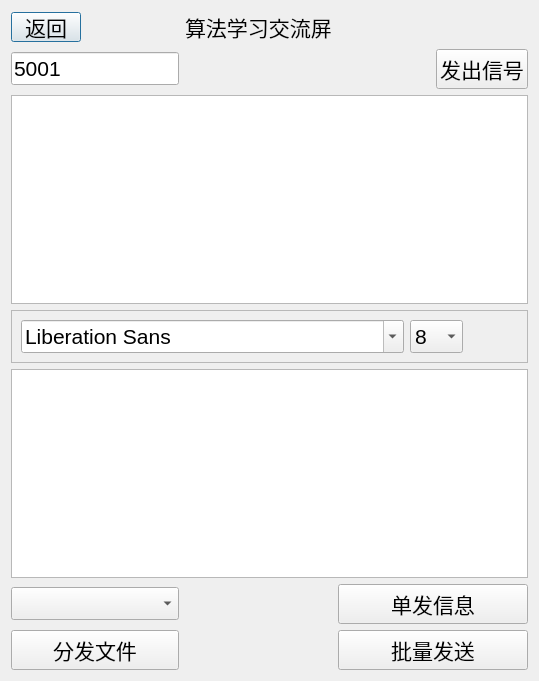
<?xml version="1.0" encoding="UTF-8"?>
<ui version="4.0">
 <class>communication</class>
 <widget class="QDialog" name="communication">
  <property name="geometry">
   <rect>
    <x>0</x>
    <y>0</y>
    <width>539</width>
    <height>681</height>
   </rect>
  </property>
  <property name="font">
   <font>
    <pointsize>16</pointsize>
   </font>
  </property>
  <property name="windowTitle">
   <string>管理端</string>
  </property>
  <property name="styleSheet">
   <string notr="true">QDialog{border-image: url(:/communication.jpg);}</string>
  </property>
  <layout class="QGridLayout" name="gridLayout">
   <item row="0" column="0">
    <widget class="QPushButton" name="Return">
     <property name="maximumSize">
      <size>
       <width>70</width>
       <height>30</height>
      </size>
     </property>
     <property name="text">
      <string>返回</string>
     </property>
    </widget>
   </item>
   <item row="0" column="1">
    <spacer name="horizontalSpacer">
     <property name="orientation">
      <enum>Qt::Horizontal</enum>
     </property>
     <property name="sizeHint" stdset="0">
      <size>
       <width>130</width>
       <height>20</height>
      </size>
     </property>
    </spacer>
   </item>
   <item row="0" column="2">
    <widget class="QLabel" name="label">
     <property name="text">
      <string>算法学习交流屏</string>
     </property>
    </widget>
   </item>
   <item row="0" column="3">
    <spacer name="horizontalSpacer_2">
     <property name="orientation">
      <enum>Qt::Horizontal</enum>
     </property>
     <property name="sizeHint" stdset="0">
      <size>
       <width>130</width>
       <height>20</height>
      </size>
     </property>
    </spacer>
   </item>
   <item row="1" column="0" colspan="2">
    <widget class="QLineEdit" name="portle">
     <property name="text">
      <string>5001</string>
     </property>
    </widget>
   </item>
   <item row="1" column="3">
    <spacer name="horizontalSpacer_3">
     <property name="orientation">
      <enum>Qt::Horizontal</enum>
     </property>
     <property name="sizeHint" stdset="0">
      <size>
       <width>83</width>
       <height>20</height>
      </size>
     </property>
    </spacer>
   </item>
   <item row="1" column="4">
    <widget class="QPushButton" name="listenbt">
     <property name="text">
      <string>发出信号</string>
     </property>
    </widget>
   </item>
   <item row="2" column="0" colspan="5">
    <layout class="QVBoxLayout" name="verticalLayout">
     <item>
      <widget class="QTextBrowser" name="textBrowser"/>
     </item>
     <item>
      <widget class="QFrame" name="frame">
       <property name="minimumSize">
        <size>
         <width>0</width>
         <height>50</height>
        </size>
       </property>
       <property name="frameShape">
        <enum>QFrame::StyledPanel</enum>
       </property>
       <property name="frameShadow">
        <enum>QFrame::Raised</enum>
       </property>
       <layout class="QGridLayout" name="gridLayout_2">
        <item row="0" column="0">
         <widget class="QFontComboBox" name="fontCbx"/>
        </item>
        <item row="0" column="1">
         <widget class="QComboBox" name="sizeCbx">
          <item>
           <property name="text">
            <string>8</string>
           </property>
          </item>
          <item>
           <property name="text">
            <string>9</string>
           </property>
          </item>
          <item>
           <property name="text">
            <string>10</string>
           </property>
          </item>
          <item>
           <property name="text">
            <string>11</string>
           </property>
          </item>
          <item>
           <property name="text">
            <string>12</string>
           </property>
          </item>
          <item>
           <property name="text">
            <string>13</string>
           </property>
          </item>
          <item>
           <property name="text">
            <string>14</string>
           </property>
          </item>
          <item>
           <property name="text">
            <string>15</string>
           </property>
          </item>
          <item>
           <property name="text">
            <string>16</string>
           </property>
          </item>
          <item>
           <property name="text">
            <string>17</string>
           </property>
          </item>
          <item>
           <property name="text">
            <string>18</string>
           </property>
          </item>
          <item>
           <property name="text">
            <string>19</string>
           </property>
          </item>
          <item>
           <property name="text">
            <string>20</string>
           </property>
          </item>
          <item>
           <property name="text">
            <string>21</string>
           </property>
          </item>
         </widget>
        </item>
        <item row="0" column="2">
         <spacer name="horizontalSpacer_4">
          <property name="orientation">
           <enum>Qt::Horizontal</enum>
          </property>
          <property name="sizeHint" stdset="0">
           <size>
            <width>211</width>
            <height>20</height>
           </size>
          </property>
         </spacer>
        </item>
       </layout>
      </widget>
     </item>
     <item>
      <widget class="QTextEdit" name="textEdit"/>
     </item>
    </layout>
   </item>
   <item row="3" column="0" colspan="2">
    <widget class="QComboBox" name="comboBox"/>
   </item>
   <item row="3" column="3" colspan="2">
    <widget class="QPushButton" name="sendbt">
     <property name="text">
      <string>单发信息</string>
     </property>
    </widget>
   </item>
   <item row="4" column="0" colspan="2">
    <widget class="QPushButton" name="sendimages">
     <property name="text">
      <string>分发文件</string>
     </property>
    </widget>
   </item>
   <item row="4" column="3" colspan="2">
    <widget class="QPushButton" name="sendallbt">
     <property name="text">
      <string>批量发送</string>
     </property>
    </widget>
   </item>
  </layout>
 </widget>
 <resources/>
 <connections/>
</ui>
